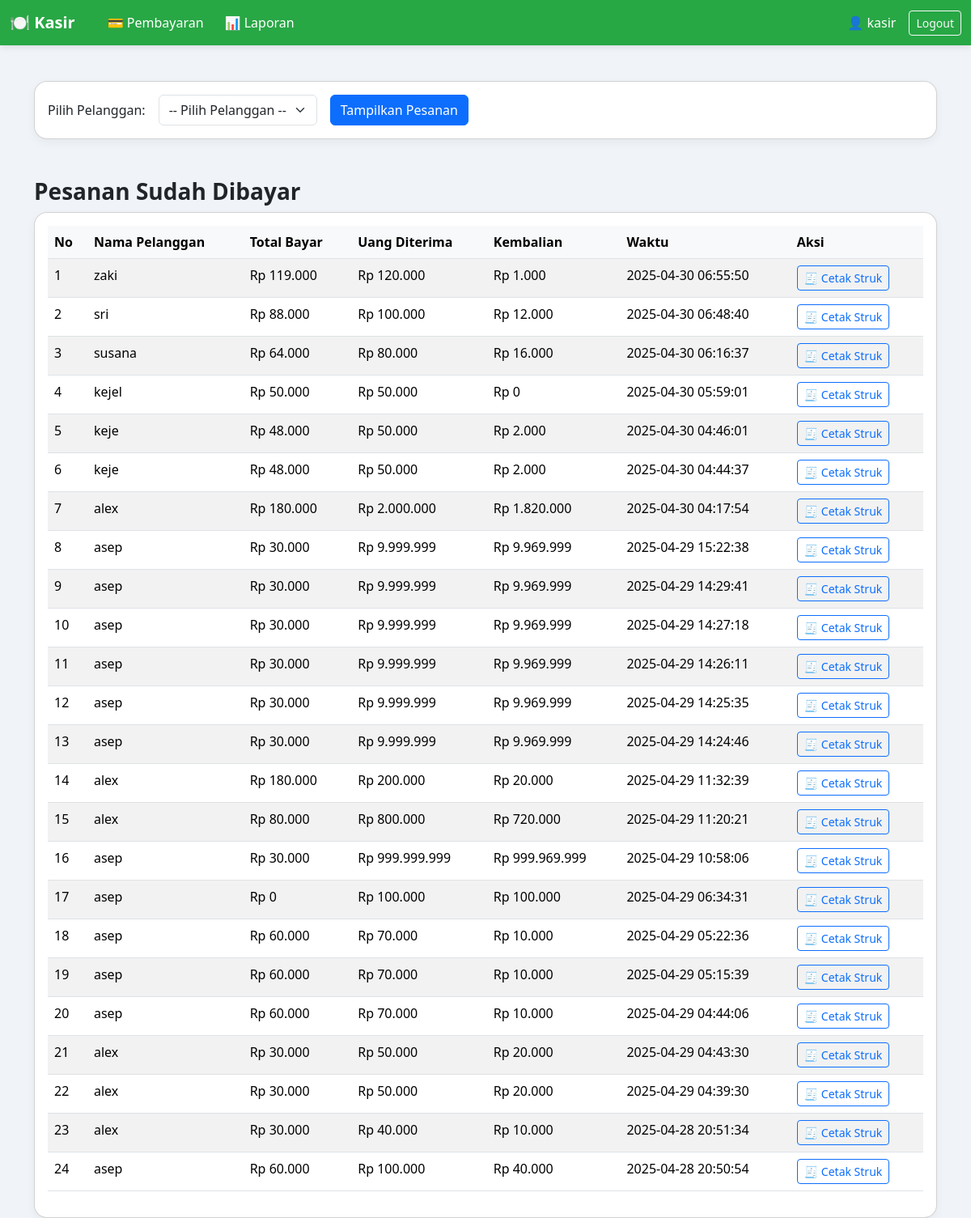
Page /kasir/pembayaran.php (signed in) on the committed database.
### tables this page shows
CREATE TABLE `pembayaran_selesai` (
  `id` int(11) NOT NULL,
  `id_pelanggan` int(11) DEFAULT NULL,
  `total_bayar` int(11) DEFAULT NULL,
  `uang_diterima` int(11) DEFAULT NULL,
  `kembalian` int(11) DEFAULT NULL,
  `waktu` timestamp NOT NULL DEFAULT current_timestamp(),
  `id_menu` text DEFAULT NULL
);

CREATE TABLE `pelanggan` (
  `id` int(11) NOT NULL,
  `nama_pelanggan` varchar(100) DEFAULT NULL,
  `kontak` varchar(20) DEFAULT NULL,
  `alamat` varchar(255) DEFAULT NULL,
  `jenis_kelamin` enum('Laki-Laki','Perempuan') NOT NULL
);

### kasir/pembayaran.php (the view, shortened to what this page needs)
<?php
include '../config/koneksi.php';
?>
<!DOCTYPE html>
<html lang="id">
<head>
    <link href="https://cdn.jsdelivr.net/npm/bootstrap@5.3.2/dist/css/bootstrap.min.css" rel="stylesheet">
</head>
<body>
<nav class="navbar navbar-expand-lg navbar-dark fixed-top">
    <div class="container-fluid">
        <a class="navbar-brand fw-bold" href="#">🍽️ Kasir</a>
        <div class="collapse navbar-collapse" id="navbarNav">
            <ul class="navbar-nav me-auto ms-3">
                <li class="nav-item">
                    <a class="nav-link active" href="pembayaran.php">💳 Pembayaran</a>
                </li>
                <li class="nav-item">
                    <a class="nav-link" href="laporan.php">📊 Laporan</a>
                </li>
            </ul>
            <span class="text-white me-3">👤 <?= $_SESSION['username']; ?></span>
            <a href="../logout.php" class="btn btn-outline-light btn-sm">Logout</a>
        </div>
    </div>
</nav>
<div class="container">
    <div class="card mb-4">
        <div class="card-body">
            <form method="POST">
                <div class="row g-3 align-items-center">
                    <div class="col-auto">
                        <label for="id_pelanggan" class="col-form-label">Pilih Pelanggan:</label>
                    </div>
                    <div class="col-auto">
                        <select name="id_pelanggan" id="id_pelanggan" class="form-select" required>
                            <option value="">-- Pilih Pelanggan --</option>
                        </select>
                    </div>
                    <div class="col-auto">
                        <button type="submit" class="btn btn-primary">Tampilkan Pesanan</button>
                    </div>
                </div>
            </form>
        </div>
    </div>
    <h3 class="mt-5">Pesanan Sudah Dibayar</h3>
    <div class="card">
        <div class="card-body">
            <table class="table table-striped">
                <thead>
                    <tr>
                        <th>No</th>
                        <th>Nama Pelanggan</th>
                        <th>Total Bayar</th>
                        <th>Uang Diterima</th>
                        <th>Kembalian</th>
                        <th>Waktu</th>
                        <th>Aksi</th>
                    </tr>
                </thead>
                <tbody>
                    <?php
                    $riwayat = mysqli_query($koneksi, "
                        SELECT ps.*, pelanggan.nama_pelanggan
                        FROM pembayaran_selesai ps
                        JOIN pelanggan ON ps.id_pelanggan = pelanggan.id
                        ORDER BY ps.waktu DESC
                    ");
                    $no = 1;
                    while ($row = mysqli_fetch_assoc($riwayat)) {
                        echo "<tr>
                                <td>{$no}</td>
                                <td>{$row['nama_pelanggan']}</td>
                                <td>Rp " . number_format($row['total_bayar'], 0, ',', '.') . "</td>
                                <td>Rp " . number_format($row['uang_diterima'], 0, ',', '.') . "</td>
                                <td>Rp " . number_format($row['kembalian'], 0, ',', '.') . "</td>
                                <td>{$row['waktu']}</td>
                                <td>
                                    <a href='cetak_struk.php?id={$row['id']}' class='btn btn-sm btn-outline-primary' target='_blank'>🧾 Cetak Struk</a>
                                </td>
                              </tr>";
                        $no++;
                    }
                    ?>
                </tbody>
            </table>
        </div>
    </div>
</div>
</body>
</html>

### kasir/pembayaran.php (style rules this page uses)
body { background-color: #f0f4f8; font-family: 'Segoe UI', Tahoma, Geneva, Verdana, sans-serif; }
.navbar { background-color: #28a745; box-shadow: 0 2px 8px rgba(0, 0, 0, 0.1); }
.nav-link { color: #ffffff !important; font-weight: 500; margin-right: 10px; padding: 8px 16px; border-radius: 8px; transition: background-color 0.3s ease; }
h2, h3, h4 { font-weight: bold; }
.table th { background-color: #f8f9fa; }
.card { border-radius: 16px; box-shadow: 0 4px 12px rgba(0, 0, 0, 0.05); }
.container { padding-top: 100px; }

### rows in the picture
pembayaran_selesai: id_pelanggan.nama_pelanggan "zaki", total_bayar "119.000", uang_diterima "120.000", kembalian "1.000", waktu "2025-04-30 06:55:50"
pembayaran_selesai: id_pelanggan.nama_pelanggan "sri", total_bayar "88.000", uang_diterima "100.000", kembalian "12.000", waktu "2025-04-30 06:48:40"
pembayaran_selesai: id_pelanggan.nama_pelanggan "susana", total_bayar "64.000", uang_diterima "80.000", kembalian "16.000", waktu "2025-04-30 06:16:37"
pembayaran_selesai: id_pelanggan.nama_pelanggan "kejel", total_bayar "50.000", uang_diterima "50.000", kembalian "0", waktu "2025-04-30 05:59:01"
pembayaran_selesai: id_pelanggan.nama_pelanggan "keje", total_bayar "48.000", uang_diterima "50.000", kembalian "2.000", waktu "2025-04-30 04:46:01"
pembayaran_selesai: id_pelanggan.nama_pelanggan "keje", total_bayar "48.000", uang_diterima "50.000", kembalian "2.000", waktu "2025-04-30 04:44:37"
pembayaran_selesai: id_pelanggan.nama_pelanggan "alex", total_bayar "180.000", uang_diterima "2.000.000", kembalian "1.820.000", waktu "2025-04-30 04:17:54"
pembayaran_selesai: id_pelanggan.nama_pelanggan "asep", total_bayar "30.000", uang_diterima "9.999.999", kembalian "9.969.999", waktu "2025-04-29 15:22:38"
pembayaran_selesai: id_pelanggan.nama_pelanggan "asep", total_bayar "30.000", uang_diterima "9.999.999", kembalian "9.969.999", waktu "2025-04-29 14:29:41"
pembayaran_selesai: id_pelanggan.nama_pelanggan "asep", total_bayar "30.000", uang_diterima "9.999.999", kembalian "9.969.999", waktu "2025-04-29 14:27:18"
pembayaran_selesai: id_pelanggan.nama_pelanggan "asep", total_bayar "30.000", uang_diterima "9.999.999", kembalian "9.969.999", waktu "2025-04-29 14:26:11"
pembayaran_selesai: id_pelanggan.nama_pelanggan "asep", total_bayar "30.000", uang_diterima "9.999.999", kembalian "9.969.999", waktu "2025-04-29 14:25:35"
pembayaran_selesai: id_pelanggan.nama_pelanggan "asep", total_bayar "30.000", uang_diterima "9.999.999", kembalian "9.969.999", waktu "2025-04-29 14:24:46"
pembayaran_selesai: id_pelanggan.nama_pelanggan "alex", total_bayar "180.000", uang_diterima "200.000", kembalian "20.000", waktu "2025-04-29 11:32:39"
pembayaran_selesai: id_pelanggan.nama_pelanggan "alex", total_bayar "80.000", uang_diterima "800.000", kembalian "720.000", waktu "2025-04-29 11:20:21"
pembayaran_selesai: id_pelanggan.nama_pelanggan "asep", total_bayar "30.000", uang_diterima "999.999.999", kembalian "999.969.999", waktu "2025-04-29 10:58:06"
pembayaran_selesai: id_pelanggan.nama_pelanggan "asep", total_bayar "0", uang_diterima "100.000", kembalian "100.000", waktu "2025-04-29 06:34:31"
pembayaran_selesai: id_pelanggan.nama_pelanggan "asep", total_bayar "60.000", uang_diterima "70.000", kembalian "10.000", waktu "2025-04-29 05:22:36"
pembayaran_selesai: id_pelanggan.nama_pelanggan "asep", total_bayar "60.000", uang_diterima "70.000", kembalian "10.000", waktu "2025-04-29 05:15:39"
pembayaran_selesai: id_pelanggan.nama_pelanggan "asep", total_bayar "60.000", uang_diterima "70.000", kembalian "10.000", waktu "2025-04-29 04:44:06"
pembayaran_selesai: id_pelanggan.nama_pelanggan "alex", total_bayar "30.000", uang_diterima "50.000", kembalian "20.000", waktu "2025-04-29 04:43:30"
pembayaran_selesai: id_pelanggan.nama_pelanggan "alex", total_bayar "30.000", uang_diterima "50.000", kembalian "20.000", waktu "2025-04-29 04:39:30"
pembayaran_selesai: id_pelanggan.nama_pelanggan "alex", total_bayar "30.000", uang_diterima "40.000", kembalian "10.000", waktu "2025-04-28 20:51:34"
pembayaran_selesai: id_pelanggan.nama_pelanggan "asep", total_bayar "60.000", uang_diterima "100.000", kembalian "40.000", waktu "2025-04-28 20:50:54"

### other values in the picture
$_SESSION['username'] "kasir"
